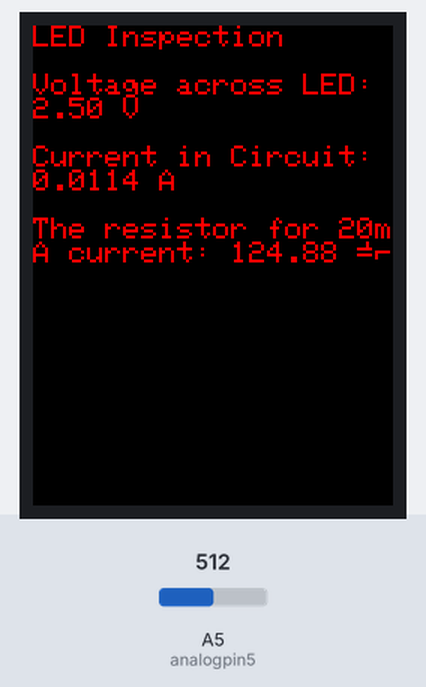
A sketch run on a simulated Arduino Uno, built with avr-gcc and run on an emulated ATmega328P. Shown: 240×320 colour display. The inputs (shaded band) are chosen by the test bench; at power-on: A5 (analogpin5) = 512. What the sketch prints to the serial monitor is not drawn.

Above: at 64.4 s.

The sketch:

Led_Inspection.ino
```cpp
#include <Elegoo_GFX.h>    // Core graphics library
#include <Elegoo_TFTLCD.h> // Hardware-specific library

#define LCD_CS A3 // Chip Select goes to Analog 3
#define LCD_CD A2 // Command/Data goes to Analog 2
#define LCD_WR A1 // LCD Write goes to Analog 1
#define LCD_RD A0 // LCD Read goes to Analog 0
#define LCD_RESET A4 // Can alternately just connect to Arduino's reset pin

// Assign human-readable names to some common 16-bit color values:
#define  BLACK   0x0000
#define BLUE    0x001F
#define RED     0xF800
#define GREEN   0x07E0
#define CYAN    0x07FF
#define MAGENTA 0xF81F
#define YELLOW  0xFFE0
#define WHITE   0xFFFF

Elegoo_TFTLCD tft(LCD_CS, LCD_CD, LCD_WR, LCD_RD, LCD_RESET);
//Defining Analog Pins
int analogpin0 = A0;
int analogpin5 = A5;

// Defining other variables
float Vin,Vled,I,R,Vr,i;// variable to store the read value

void setup() {
    Serial.begin(9600);           //  setup serial
    pinMode(analogpin5, INPUT); // sets the pin as output
    //LCD identifier
    tft.reset();
    uint16_t identifier = tft.readID();
    if(identifier==0x0101)
    {
      identifier=0x9341;
       //Serial.println(F("Found 0x9341 LCD driver"));
    }
    tft.begin(identifier);
}

void loop() {
    for(i=100;i<=255;i=i+5)
    {
      analogWrite(analogpin0,i);
      Vin = i*5/255;
      Serial.print("voltage input: ");
      Serial.println(Vin);
      tft.println(" ");
      Vled = analogRead(analogpin5); // read the input analog pin 5
      Vled= Vled*5/1023;
      Serial.print("voltage across LED: ");
      Serial.println(Vled);
      tft.println(" ");
          delay(1000);

      if(Vled>0)
      {
        Serial.print("voltage across Resistor: ");
        Vr = Vin - Vled;
        Serial.println(Vr);
        I = Vr/220;
        Serial.print("Current in Circuit: ");
        Serial.println(I,4);
        Serial.println(" ");
        delay(1000);
      }
    }
    Serial.print("The resistor required for 20mA: ");
    R = (Vin-Vled)*1000/20;
    Serial.print(R);
    Serial.println(" Ω");
    Serial.println(" ");
    Serial.println(" ");
    //LCD started
    tft.fillScreen(BLACK);
    unsigned long start = micros();
    tft.setCursor(0, 0);
    tft.setTextColor(RED);
    tft.setTextSize(2);
    tft.println("LED Inspection ");
    tft.println(" ");
    tft.print("Voltage across LED: ");
    tft.print(Vled);
    tft.println(" V");
    tft.println(" ");
    tft.print("Current in Circuit: ");
    tft.print(I,4);
    tft.println(" A");
    tft.println(" ");
    tft.print("The resistor for 20mA current: ");
    tft.print(R);
    tft.println(" Ω");
    delay(2000);
}
```
